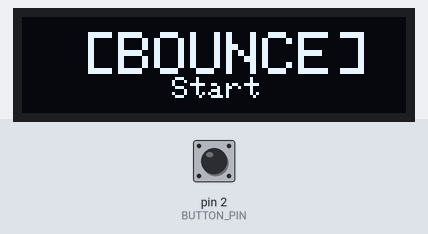
Simulated run of this sketch. Board: Arduino Uno, built with avr-gcc and run on an emulated ATmega328P. On the bench: 128×32 one-colour display. The inputs (shaded band) are chosen by the test bench; at power-on: pin 2 (BUTTON_PIN) HIGH. Random numbers use the default seed unless the sketch sets one.

Above: at 1.2 s.
1.3 s: pin 2 (BUTTON_PIN) pulled LOW for 0.15 s
At 1.32 s:
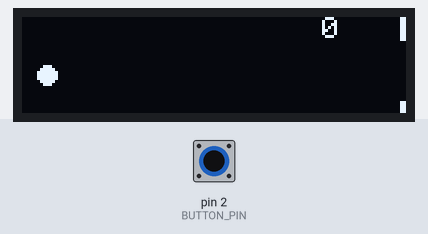
2.0 s: pin 2 (BUTTON_PIN) pulled LOW for 1 s
At 2.02 s:
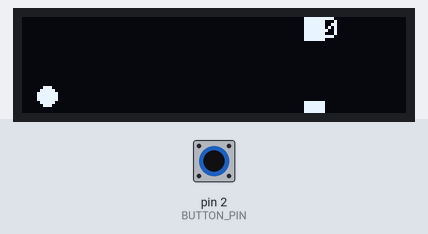
3.6 s: pin 2 (BUTTON_PIN) pulled LOW for 0.15 s
At 3.65 s:
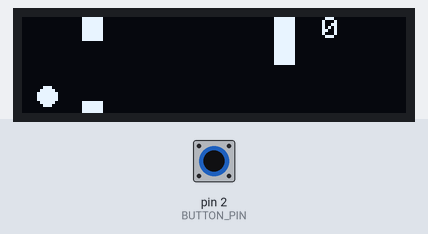
4.3 s: pin 2 (BUTTON_PIN) pulled LOW for 3.2 s
At 5.98 s:
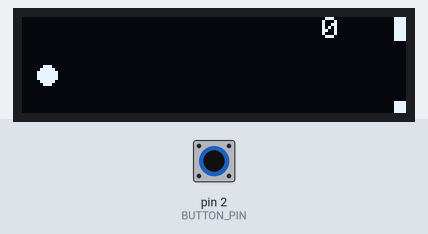

Measured:
- after the input at 1.3 s, the display: changes at once (image 1)

The sketch:

12c_game.ino
```cpp
#include <Wire.h>
#include <Adafruit_GFX.h>
#include <Adafruit_SSD1306.h>

#define SCREEN_WIDTH 128
#define SCREEN_HEIGHT 32
#define PIPE_WIDTH 7
#define GAP_HEIGHT 20
#define GRAVITY 1
#define JUMP_STRENGTH -4
#define PLAYER_SIZE 6
#define NUM_PIPES 2
#define BUTTON_PIN 2
#define DEBOUNCE_DELAY 100

Adafruit_SSD1306 display(SCREEN_WIDTH, SCREEN_HEIGHT, &Wire, -1);

int playerY = SCREEN_HEIGHT / 2;
float velocity = 0;
int pipeX[NUM_PIPES] = {SCREEN_WIDTH, SCREEN_WIDTH + SCREEN_WIDTH / 2};
int pipeGapY[NUM_PIPES] = {SCREEN_HEIGHT / 4, SCREEN_HEIGHT / 2};
int score = 0;
bool gameOver = false;
bool gameStarted = false;
bool inMenu = true;
unsigned long lastButtonPress = 0;

void setup() {
    Serial.begin(115200);
    pinMode(BUTTON_PIN, INPUT_PULLUP);

    if (!display.begin(SSD1306_SWITCHCAPVCC, 0x3C)) {
        Serial.println(F("SSD1306 allocation failed"));
        for (;;);
    }
    display.clearDisplay();
    display.display();
    showMenu();
}

void loop() {


    if (inMenu) {
        if (millis() - lastButtonPress > DEBOUNCE_DELAY && digitalRead(BUTTON_PIN) == LOW) {
            lastButtonPress = millis();
            inMenu = false;
            resetGame();
        }
        return;
    }

    if (gameOver) {
        display.clearDisplay();
        display.setTextSize(1);
        display.setTextColor(SSD1306_WHITE);
        display.setCursor(20, 10);
        display.print("Game Over!");
        display.setCursor(20, 20);
        display.print("Score: ");
        display.print(score);
        display.display();
        delay(2000);
        inMenu = true;
        showMenu();
        return;
    }

    if (millis() - lastButtonPress > DEBOUNCE_DELAY && digitalRead(BUTTON_PIN) == LOW) {
        velocity = JUMP_STRENGTH;
        gameStarted = true;
        lastButtonPress = millis();
    }

    if (gameStarted) {
        velocity += GRAVITY;
        playerY += velocity;
    }

    if (playerY <= 0) {
        playerY = 0;
        velocity = 0;
    }
    if (playerY + PLAYER_SIZE >= SCREEN_HEIGHT) {
        playerY = SCREEN_HEIGHT - PLAYER_SIZE;
        velocity = 0;
    }

    for (int i = 0; i < NUM_PIPES; i++) {
        pipeX[i] -= 2;
        if (pipeX[i] < -PIPE_WIDTH) {
            pipeX[i] = SCREEN_WIDTH;
            pipeGapY[i] = random(5, SCREEN_HEIGHT - GAP_HEIGHT - 5);
            score++;
        }
        if (8 + PLAYER_SIZE / 2 > pipeX[i] && 8 - PLAYER_SIZE / 2 < pipeX[i] + PIPE_WIDTH) {
            if (playerY < pipeGapY[i] || playerY + PLAYER_SIZE > pipeGapY[i] + GAP_HEIGHT) {
                gameOver = true;
            }
        }
    }

    display.clearDisplay();
    display.fillCircle(8, playerY + PLAYER_SIZE / 2, PLAYER_SIZE / 2, SSD1306_WHITE);

    for (int i = 0; i < NUM_PIPES; i++) {
        display.fillRect(pipeX[i], 0, PIPE_WIDTH, pipeGapY[i], SSD1306_WHITE);
        display.fillRect(pipeX[i], pipeGapY[i] + GAP_HEIGHT, PIPE_WIDTH, SCREEN_HEIGHT - pipeGapY[i] - GAP_HEIGHT, SSD1306_WHITE);
    }

    display.setTextSize(1);
    display.setTextColor(SSD1306_WHITE);
    display.setCursor(100, 0);
    display.print(score);
    display.display();
    delay(30);
}

void resetGame() {
    playerY = SCREEN_HEIGHT / 2;
    velocity = 0;
    score = 0;
    gameOver = false;
    gameStarted = false;
    pipeX[0] = SCREEN_WIDTH;
    pipeX[1] = SCREEN_WIDTH + SCREEN_WIDTH / 2;
    pipeGapY[0] = SCREEN_HEIGHT / 4;
    pipeGapY[1] = SCREEN_HEIGHT / 2;
}

void showMenu() {
    display.clearDisplay();
    display.setTextSize(2);
    display.setTextColor(SSD1306_WHITE);
    display.setCursor(20, 5);
    display.print("[BOUNCE]");
    display.setTextSize(1);
    display.setCursor(50, 20);
    display.print("Start");
    display.display();
}
```
